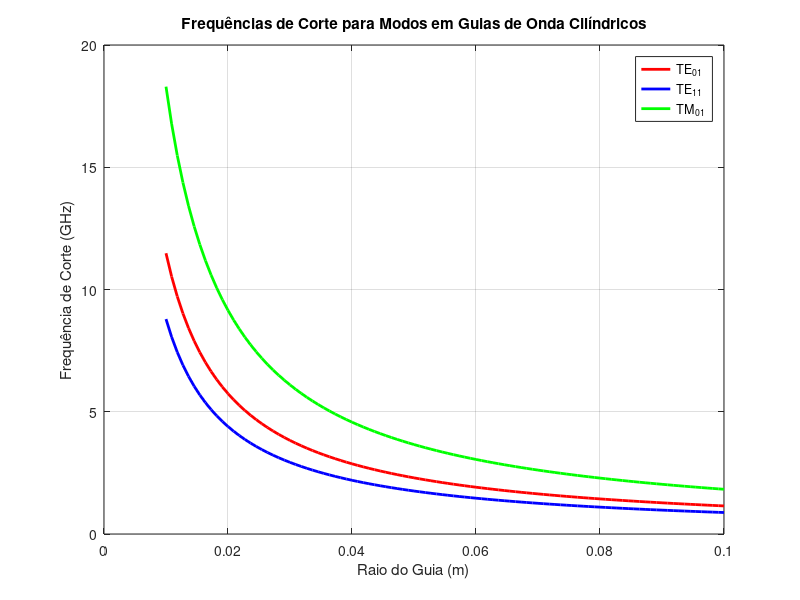

Source code (MATLAB):
% Projeto Simples de Cálculo de Frequências de Corte em Guias de Onda Cilíndricos
clear; clc; close all;

% Parâmetros do guia de onda
c = 3e8; % Velocidade da luz no vácuo (m/s)

% Definição de raios para o guia de onda
raios = linspace(1e-2, 10e-2, 100); % Variando de 1 cm a 10 cm

% Zeros das funções de Bessel para os modos considerados
x_TE01 = 2.405; % Primeiro zero de J_0 para TE01
x_TE11 = 1.841; % Primeiro zero de J_1 para TE11
x_TM01 = 3.832; % Primeiro zero de J'_0 para TM01

% Inicialização dos vetores de frequências de corte
fc_TE01 = zeros(size(raios));
fc_TE11 = zeros(size(raios));
fc_TM01 = zeros(size(raios));

% Cálculo das frequências de corte para cada raio
for i = 1:length(raios)
    a = raios(i); % Raio do guia
    fc_TE01(i) = (x_TE01 * c) / (2 * pi * a); % Frequência de corte TE01
    fc_TE11(i) = (x_TE11 * c) / (2 * pi * a); % Frequência de corte TE11
    fc_TM01(i) = (x_TM01 * c) / (2 * pi * a); % Frequência de corte TM01
end

% Plot das frequências de corte
figure;
plot(raios, fc_TE01 * 1e-9, 'r', 'LineWidth', 2); % TE01
hold on;
plot(raios, fc_TE11 * 1e-9, 'b', 'LineWidth', 2); % TE11
plot(raios, fc_TM01 * 1e-9, 'g', 'LineWidth', 2); % TM01
hold off;

% Configurações do gráfico
xlabel('Raio do Guia (m)');
ylabel('Frequência de Corte (GHz)');
title('Frequências de Corte para Modos em Guias de Onda Cilíndricos');
legend('TE_{01}', 'TE_{11}', 'TM_{01}');
grid on;
